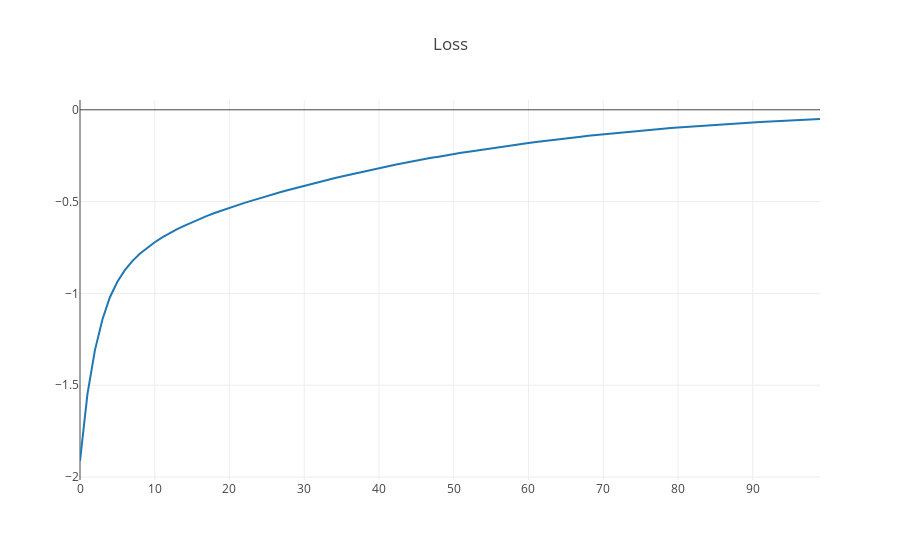

The notebook cell this image was saved under:
### Markdown cell above
Next, we perform backpropagation to train the critic.  First, we pass the XOR input data through the critic to perform forward propagation, then we calculate the negative MSE of the actual XOR output data and the critic's output.  We perform both of these operations within the `GradientTape` context manager, which records operations for automatic differentiation.  
We can then call the resulting `tape.gradient` method with the loss and weights we want to recieve the gradients for (i.e., the critic's trainable_weights).  This gives us back the gradients as tensors.  We can then iterate through the gradients and the critic's corresponding weights and add the gradients (multiplied by our learning rate `lr`) to the weights.

This will complete one iteration of backpropagation for our critic.  We repeat this process for `epochs` iterations, which should result in fairly accurate results.

https://www.tensorflow.org/api_docs/python/tf/GradientTape

### Code cell
lr = 0.01
epochs = 100
losses = []

for epoch in range(epochs):
    with tf.GradientTape() as tape:
        values = critic(input_data)
        critic_loss = -tf.reduce_sum((output_data - values)**2)

    losses.append(float(critic_loss))
    critic_grads = tape.gradient(critic_loss, critic.trainable_weights)
    for w, g in zip(critic.trainable_weights, critic_grads):
        w.assign_add(lr * g)

print('- critic_loss:\n', critic_loss)
print('\n- output_data:\n', output_data)
print('\n- values:\n', values)
print()

plotly.offline.iplot({
    "data": [go.Scatter(x=np.arange(len(losses)), y=losses)],
    "layout": go.Layout(title="Loss")
})

### Figure 1 — Plotly figure (JSON) as saved in the notebook; plotly's stock layout.template omitted (floating-point values rounded to 4 significant figures)
{"data": [{"type": "scatter", "uid": "87022e89-72f9-4f04-bb4f-fb56444e1cb4", "x": [0, 1, 2, 3, 4, 5, 6, 7, 8, 9, 10, 11, 12, 13, 14, 15, 16, 17, 18, 19, 20, 21, 22, 23, 24, 25, 26, 27, 28, 29, 30, 31, 32, 33, 34, 35, 36, 37, 38, 39, 40, 41, 42, 43, 44, 45, 46, 47, 48, 49, 50, 51, 52, 53, 54, 55, 56, 57, 58, 59, 60, 61, 62, 63, 64, 65, 66, 67, 68, 69, 70, 71, 72, 73, 74, 75, 76, 77, 78, 79, 80, 81, 82, 83, 84, 85, 86, 87, 88, 89, 90, 91, 92, 93, 94, 95, 96, 97, 98, 99], "y": [-1.913, -1.547, -1.309, -1.142, -1.021, -0.9364, -0.8733, -0.824, -0.784, -0.7504, -0.7215, -0.6953, -0.6721, -0.6504, -0.6307, -0.6123, -0.5949, -0.5775, -0.5619, -0.5474, -0.5333, -0.5197, -0.507, -0.4947, -0.4819, -0.4704, -0.4584, -0.4468, -0.4358, -0.4246, -0.4136, -0.4031, -0.3927, -0.3828, -0.3727, -0.3632, -0.3539, -0.3448, -0.3353, -0.3262, -0.3183, -0.3092, -0.3008, -0.2929, -0.2844, -0.2771, -0.2692, -0.2618, -0.2554, -0.2473, -0.241, -0.2342, -0.2281, -0.2217, -0.2154, -0.2093, -0.2031, -0.1974, -0.1921, -0.1866, -0.1808, -0.1757, -0.1703, -0.1654, -0.1604, -0.1557, -0.1509, -0.1465, -0.1419, -0.1376, -0.1336, -0.1291, -0.1253, -0.1211, -0.1175, -0.1139, -0.1101, -0.1065, -0.103, -0.09949, -0.09642, -0.09332, -0.09026, -0.0872, -0.08435, -0.08176, -0.07882, -0.07649, -0.07372, -0.07103, -0.06862, -0.0666, -0.06405, -0.06196, -0.05984, -0.05778, -0.05579, -0.05389, -0.052, -0.05017]}], "layout": {"autosize": true, "title": {"text": "Loss"}, "xaxis": {"autorange": true, "range": [0, 99], "type": "linear"}, "yaxis": {"autorange": true, "range": [-2.016, 0.0533], "type": "linear"}}}
